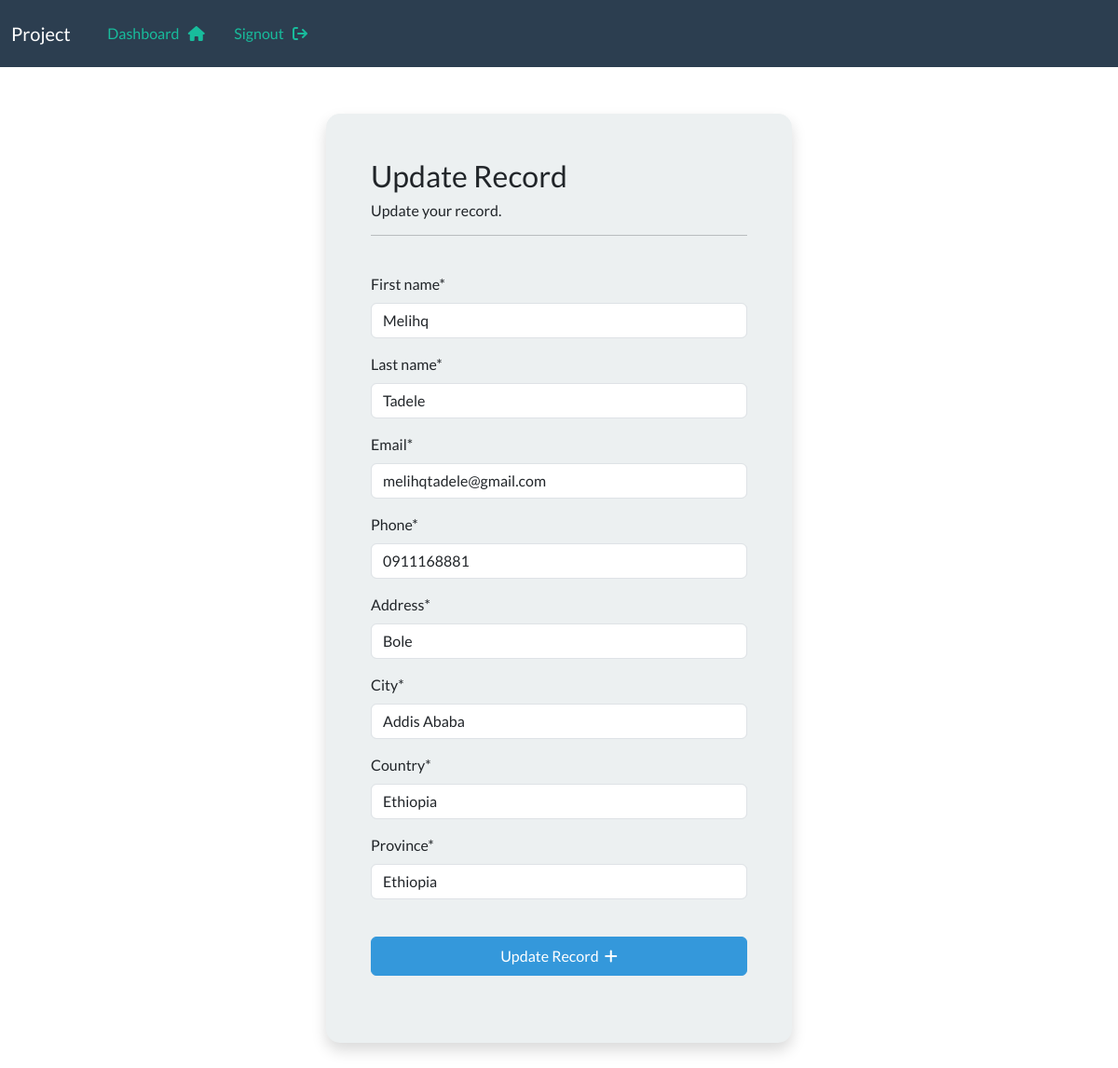
/update-record/7 (signed in), run on the app's committed database.
### webapp/models.py (models this page shows, shortened)
class Record(models.Model):
    creation_date = models.DateTimeField(auto_now_add=True)
    first_name = models.CharField(max_length=100)
    last_name = models.CharField(max_length=100)
    email = models.CharField(max_length=255)
    phone = models.CharField(max_length=20)
    address = models.CharField(max_length=200)
    city = models.CharField(max_length=200)
    country = models.CharField(max_length=200)
    province = models.CharField(max_length=100)

### webapp/views.py (the view)
# urls.py: path('update-record/<int:pk>', views.update_record, name='update-record'),
@login_required(login_url='my-login')
def update_record(request, pk):
    record = Record.objects.get(id=pk)
    form = UpdateRecordForm(instance=record)
    if request.method == 'POST':
        form = UpdateRecordForm(request.POST, instance=record)
        if form.is_valid():
            form.save()
            messages.success(request, 'Your record was updated!')
            return redirect('dashboard')
    context = {'form': form}
    return render(request, 'webapp/update-record.html', context=context)

### webapp/forms.py
class UpdateRecordForm(forms.ModelForm):
    class Meta:
        model = Record
        fields = ['first_name', 'last_name','email', 'phone', 'address', 'city', 'country', 'province']

### webapp/templates/webapp/update-record.html (shortened to what this page needs)
{% extends 'webapp/base.html' %}
{% load crispy_forms_tags %}
{% block content %}
 <div class="bg-light shadow p-5 form-layout">
            <h3>Update Record</h3>
            <h6>Update your record.</h6>
            <hr>
            <br>
            <form method="POST" autocomplete="off">
                {{form|crispy}}
                <br>
                <button type="submit" class="btn btn-info w-100  p-2">Update Record &nbsp;<i class="fa fa-plus" aria-hidden="true"></i></button>
                <br>
                <br>
            </form>
        </div>
{% endblock %}

### webapp/static/css/style.css (style rules this page uses)
.form-layout { width: 500px; margin: 50px auto; border-radius: 15px; }

### data on the page
Record: first_name "Melihq", last_name "Tadele", email "melihqtadele@gmail.com", phone "0911168881", address "Bole", city "Addis Ababa", country "Ethiopia", province "Ethiopia"
